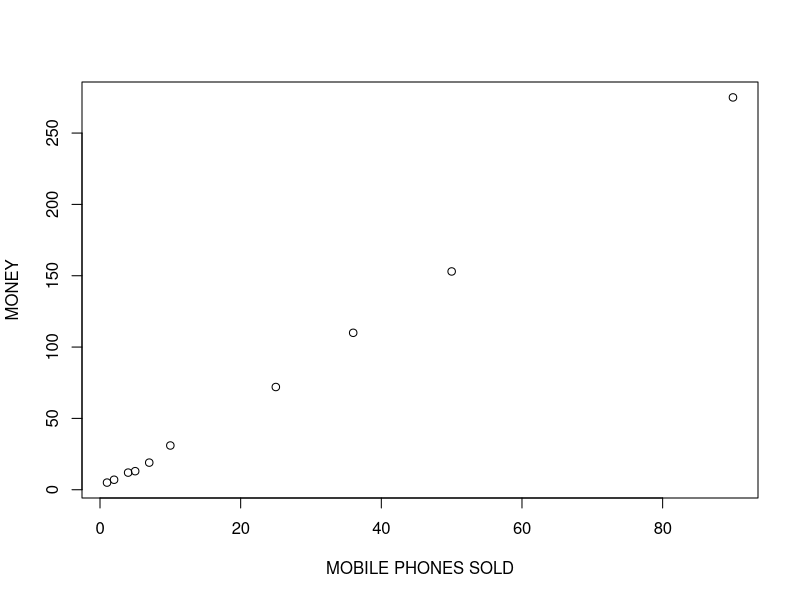

Recreate this plot in R.
x<-c(4, 1, 5, 7, 10, 2, 50, 25, 90, 36) 
y<-c(12,5, 13, 19, 31, 7, 153, 72, 275, 110) 
plot(x,y,xlab='MOBILE PHONES SOLD',ylab='MONEY')
